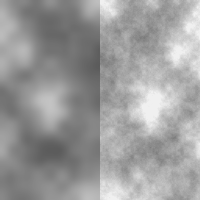
Frame 1 (no input)
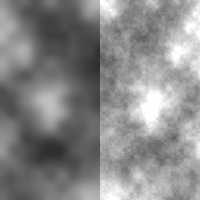
Frame 60 (the mouse pressed at the canvas centre just before this capture)
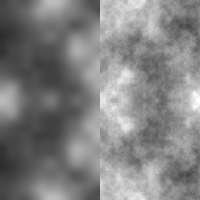
Frame 120 (the mouse held since frame 60 and released just before this capture)

The Processing sketch that drew these frames (run headless with seeded random() and noise(); from frame 60 on, the mouse is pressed at the canvas centre):

// Processing sketch: NOC_NoiseDetail
// ── NOC_NoiseDetail.pde
float noiseVal;
float noiseScale=0.02;
void setup(){
  size(200,200);
}
void draw() {
  for (int y = 0; y < height; y++) {
    for (int x = 0; x < width/2; x++) {
      noiseDetail(3,0.5);
      noiseVal = noise((mouseX-x) * noiseScale, (mouseY-y) * noiseScale);
      stroke(noiseVal*255);
      point(x,y);
      noiseDetail(8,0.65);
      noiseVal = noise((mouseX - x + width/2) * noiseScale, 
                       (mouseY - y) * noiseScale);
      stroke(noiseVal * 255);
      point(x + width/2, y);
    }
  }
}
